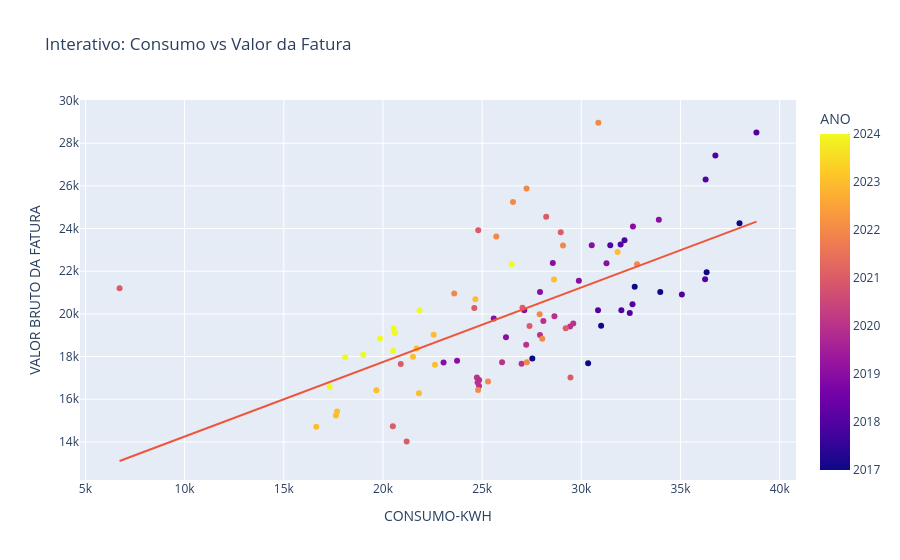

The cell this chart's notebook holds for it:
### Code cell
import pandas as pd
import matplotlib.pyplot as plt
import plotly.express as px

# --- 1. CARREGAMENTO ---
url = 'https://raw.githubusercontent.com/AndersonSalata/Materiais_Alunos_EAD/main/consumo-de-energia-eletrica-no-palacio-do-jaburu-2017-2024-setembro.csv'
df = pd.read_csv(url, sep=';', encoding='latin1')

# --- 2. LIMPEZA ---
df.columns = df.columns.str.strip()
df['VALOR BRUTO DA FATURA'] = df['VALOR BRUTO DA FATURA'].astype(str).str.replace('R$', '', regex=False).str.replace('.', '', regex=False).str.replace(',', '.', regex=False)
df['VALOR BRUTO DA FATURA'] = pd.to_numeric(df['VALOR BRUTO DA FATURA'], errors='coerce')

# --- 3. CÁLCULOS E GRÁFICOS ESTÁTICOS ---
fig, ax = plt.subplots(1, 2, figsize=(16, 5))

# Gráfico A: Consumo Total por Ano
df.groupby('ANO')['CONSUMO-KWH'].sum().plot(kind='line', marker='o', ax=ax[0], color='green')
ax[0].set_title('Consumo Total Anual (KWh)')
ax[0].grid(True)

# Gráfico B: Média Mensal (Sazonalidade)
meses = ['Janeiro', 'Fevereiro', 'Março', 'Abril', 'Maio', 'Junho', 'Julho', 'Agosto', 'Setembro', 'Outubro', 'Novembro', 'Dezembro']
df.groupby('MÊS')['CONSUMO-KWH'].mean().reindex(meses).plot(kind='bar', ax=ax[1], color='skyblue')
ax[1].set_title('Média de Consumo por Mês')
plt.tight_layout()
plt.show()

# --- 4. GRÁFICO INTERATIVO (CORRELAÇÃO) ---
fig_interativo = px.scatter(df, x="CONSUMO-KWH", y="VALOR BRUTO DA FATURA", color="ANO", 
                 hover_data=['MÊS'], title="Interativo: Consumo vs Valor da Fatura", trendline="ols")
fig_interativo.show()

### Figure 1 — Plotly figure (JSON) as saved in the notebook; plotly's stock layout.template omitted (floating-point values rounded to 4 significant figures)
{"data": [{"customdata": [["Junho"], ["Julho"], ["Agosto"], ["Setembro"], ["Outubro"], ["Novembro"], ["Dezembro"], ["Janeiro"], ["Fevereiro"], ["Março"], ["Abril"], ["Maio"], ["Junho"], ["Julho"], ["Agosto"], ["Setembro"], ["Outubro"], ["Novembro"], ["Dezembro"], ["Janeiro"], ["Fevereiro"], ["Março"], ["Abril"], ["Maio"], ["Junho"], ["Julho"], ["Agosto"], ["Setembro"], ["Outubro"], ["Novembro"], ["Dezembro"], ["Janeiro"], ["Fevereiro"], ["Março"], ["Abril"], ["Maio"], ["Junho"], ["Julho"], ["Agosto"], ["Setembro"], ["Outubro"], ["Novembro"], ["Dezembro"], ["Janeiro"], ["Fevereiro"], ["Março"], ["Abril"], ["Maio"], ["Junho"], ["Julho"], ["Agosto"], ["Setembro"], ["Outubro"], ["Novembro"], ["Dezembro"], ["Janeiro"], ["Fevereiro"], ["Março"], ["Abril"], ["Maio"], ["Junho"], ["Julho"], ["Agosto"], ["Setembro"], ["Outubro"], ["Novembro"], ["Dezembro"], ["Janeiro"], ["Fevereiro"], ["Março"], ["Abril"], ["Maio"], ["Junho"], ["Julho"], ["Agosto"], ["Setembro"], ["Outubro"], ["Novembro"], ["Dezembro"], ["Janeiro"], ["Fevereiro"], ["Março"], ["Abril"], ["Maio"], ["Junho"], ["Julho"], ["Agosto"], ["Setembro"]], "hovertemplate": "CONSUMO-KWH=%{x}<br>VALOR BRUTO DA FATURA=%{y}<br>MÊS=%{customdata[0]}<br>ANO=%{marker.color}<extra></extra>", "legendgroup": "", "marker": {"color": [2017, 2017, 2017, 2017, 2017, 2017, 2017, 2018, 2018, 2018, 2018, 2018, 2018, 2018, 2018, 2018, 2018, 2018, 2018, 2019, 2019, 2019, 2019, 2019, 2019, 2019, 2019, 2019, 2019, 2019, 2019, 2020, 2020, 2020, 2020, 2020, 2020, 2020, 2020, 2020, 2020, 2020, 2020, 2021, 2021, 2021, 2021, 2021, 2021, 2021, 2021, 2021, 2021, 2021, 2021, 2022, 2022, 2022, 2022, 2022, 2022, 2022, 2022, 2022, 2022, 2022, 2022, 2023, 2023, 2023, 2023, 2023, 2023, 2023, 2023, 2023, 2023, 2023, 2023, 2024, 2024, 2024, 2024, 2024, 2024, 2024, 2024, 2024], "coloraxis": "coloraxis", "symbol": "circle"}, "mode": "markers", "name": "", "orientation": "v", "showlegend": false, "type": "scatter", "x": [27530, 30343, 30997, 36316, 33980, 37974, 32690, 32442, 35069, 32019, 36240, 32580, 30841, 31459, 32177, 36265, 38828, 36757, 31980, 31268, 33907, 27122, 27918, 32601, 23736, 23056, 25585, 28561, 30524, 29876, 26202, 28645, 27221, 24849, 27916, 24842, 26004, 24734, 24771, 29433, 29593, 26986, 28087, 21194, 29452, 20498, 29213, 6721, 27387, 27034, 24604, 20897, 28962, 28228, 24803, 26557, 27238, 25711, 30859, 29077, 27897, 25297, 24797, 27251, 28029, 32811, 23592, 24660, 22556, 21695, 19669, 17630, 16638, 17686, 21814, 21512, 22623, 28622, 31830, 26490, 20509, 19011, 20599, 18097, 19849, 17316, 20542, 21843], "xaxis": "x", "y": [17910.0, 17690.0, 19450.0, 21950.0, 21030.0, 24250.0, 21270.0, 20040.0, 20910.0, 20170.0, 21620.0, 20450.0, 20170.0, 23220.0, 23450.0, 26290.0, 28510.0, 27420.0, 23250.0, 22370.0, 24410.0, 20170.0, 21020.0, 24100.0, 17800.0, 17720.0, 19780.0, 22390.0, 23220.0, 21550.0, 18910.0, 19890.0, 18550.0, 16900.0, 19010.0, 16620.0, 17730.0, 17020.0, 16790.0, 19410.0, 19550.0, 17660.0, 19660.0, 14020.0, 17020.0, 14740.0, 19330.0, 21200.0, 19430.0, 20290.0, 20280.0, 17650.0, 23820.0, 24550.0, 23920.0, 25240.0, 25870.0, 23630.0, 28960.0, 23200.0, 19990.0, 16830.0, 16440.0, 17730.0, 18840.0, 22320.0, 20950.0, 20690.0, 19020.0, 18370.0, 16420.0, 15240.0, 14710.0, 15430.0, 16280.0, 17990.0, 17620.0, 21620.0, 22900.0, 22330.0, 18260.0, 18080.0, 19110.0, 17970.0, 18840.0, 16580.0, 19300.0, 20160.0], "yaxis": "y"}, {"hovertemplate": "<b>OLS trendline</b><br>VALOR BRUTO DA FATURA = 0.349374 * CONSUMO-KWH + 10758<br>R<sup>2</sup>=0.389067<br><br>CONSUMO-KWH=%{x}<br>VALOR BRUTO DA FATURA=%{y} <b>(trend)</b><extra></extra>", "legendgroup": "", "marker": {"symbol": "circle"}, "mode": "lines", "name": "", "showlegend": false, "type": "scatter", "x": [6721, 16638, 17316, 17630, 17686, 18097, 19011, 19669, 19849, 20498, 20509, 20542, 20599, 20897, 21194, 21512, 21695, 21814, 21843, 22556, 22623, 23056, 23592, 23736, 24604, 24660, 24734, 24771, 24797, 24803, 24842, 24849, 25297, 25585, 25711, 26004, 26202, 26490, 26557, 26986, 27034, 27122, 27221, 27238, 27251, 27387, 27530, 27897, 27916, 27918, 28029, 28087, 28228, 28561, 28622, 28645, 28962, 29077, 29213, 29433, 29452, 29593, 29876, 30343, 30524, 30841, 30859, 30997, 31268, 31459, 31830, 31980, 32019, 32177, 32442, 32580, 32601, 32690, 32811, 33907, 33980, 35069, 36240, 36265, 36316, 36757, 37974, 38828], "xaxis": "x", "y": [13110.0, 16570.0, 16810.0, 16920.0, 16940.0, 17080.0, 17400.0, 17630.0, 17690.0, 17920.0, 17920.0, 17930.0, 17950.0, 18060.0, 18160.0, 18270.0, 18340.0, 18380.0, 18390.0, 18640.0, 18660.0, 18810.0, 19000.0, 19050.0, 19350.0, 19370.0, 19400.0, 19410.0, 19420.0, 19420.0, 19440.0, 19440.0, 19600.0, 19700.0, 19740.0, 19840.0, 19910.0, 20010.0, 20040.0, 20190.0, 20200.0, 20230.0, 20270.0, 20270.0, 20280.0, 20330.0, 20380.0, 20500.0, 20510.0, 20510.0, 20550.0, 20570.0, 20620.0, 20740.0, 20760.0, 20770.0, 20880.0, 20920.0, 20960.0, 21040.0, 21050.0, 21100.0, 21200.0, 21360.0, 21420.0, 21530.0, 21540.0, 21590.0, 21680.0, 21750.0, 21880.0, 21930.0, 21940.0, 22000.0, 22090.0, 22140.0, 22150.0, 22180.0, 22220.0, 22600.0, 22630.0, 23010.0, 23420.0, 23430.0, 23450.0, 23600.0, 24030.0, 24320.0], "yaxis": "y"}], "layout": {"coloraxis": {"colorbar": {"title": {"text": "ANO"}}, "colorscale": [[0, "#0d0887"], [0.1111, "#46039f"], [0.2222, "#7201a8"], [0.3333, "#9c179e"], [0.4444, "#bd3786"], [0.5556, "#d8576b"], [0.6667, "#ed7953"], [0.7778, "#fb9f3a"], [0.8889, "#fdca26"], [1, "#f0f921"]]}, "legend": {"tracegroupgap": 0}, "title": {"text": "Interativo: Consumo vs Valor da Fatura"}, "xaxis": {"anchor": "y", "domain": [0, 1], "title": {"text": "CONSUMO-KWH"}}, "yaxis": {"anchor": "x", "domain": [0, 1], "title": {"text": "VALOR BRUTO DA FATURA"}}}}
